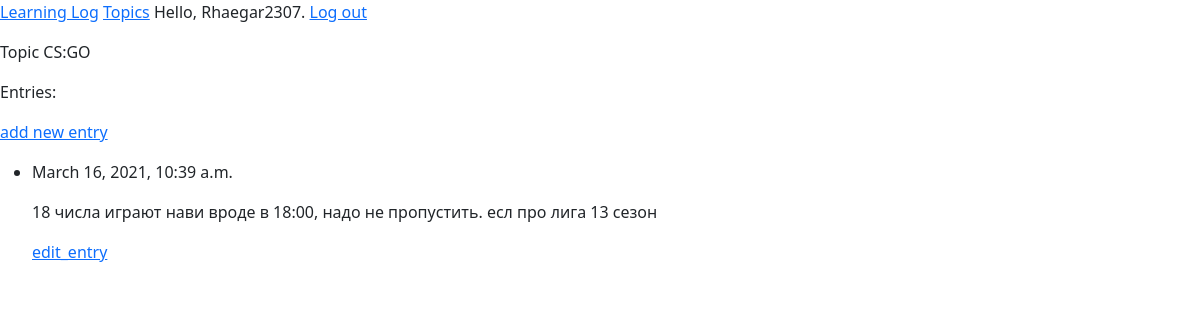
The app's page /topics/5 (signed in) with its own data.
### log_app/models.py (models this page shows, shortened)
class Topic(models.Model):
    text = models.CharField(max_length=200)
    date_added = models.DateTimeField(auto_now_add=True)
    owner = models.ForeignKey(User, on_delete=models.CASCADE)
    def __str__(self):
        return self.text

class Entry(models.Model):
    topic = models.ForeignKey(Topic, on_delete=models.CASCADE)
    text = models.TextField()
    date_added = models.DateTimeField(auto_now_add=True)
    class Meta:
        verbose_name_plural = 'entries'

### log_app/views.py (the view)
# urls.py: path('topics/<int:topic_id>', views.topic, name='topic'),
@login_required
def topic(request, topic_id):
    topic = Topic.objects.get(id=topic_id)
    if topic.owner != request.user:
        raise 404
    entries = topic.entry_set.order_by('-date_added')
    context = {'topic': topic, 'entries':entries}
    return render(request, 'topic.html', context)

### log_app/templates/topic.html
{% extends 'base.html' %}
{% block content %}
 <p>Topic {{topic}}</p>
 <p>Entries:</p>
   <p>
       <a href="{% url 'new_entry' topic.id %}">add new entry</a>
   </p>
 <ul>
     {% for entry in entries %}
     <li>
         <p>{{entry.date_added}}</p>
         <p>{{entry.text}}</p>
            <p>
                <a href="{% url 'edit_entry' entry.id %}">edit_entry</a>
            </p>
     </li>
     {% empty %}
     <li>
         There are no entries for this topic yet
     </li>
     {% endfor %}
 </ul>
{% endblock content %}

### log_app/templates/base.html (shortened to what this page needs)
<p>
<link href="https://cdn.jsdelivr.net/npm/bootstrap@5.0.0-beta2/dist/css/bootstrap.min.css" rel="stylesheet">
<a href='{% url "index" %}'>Learning Log</a>
  <a href='{% url "topics" %}'>Topics</a>
  {% if user.is_authenticated %}
    Hello, {{ user.username }}.
    <a href="{% url 'logout_view' %}"> Log out</a>
  {% else %}
    <a href="{% url 'register' %}">Register</a>
    <a href="{% url 'login' %}">Log in</a>
  {% endif %}
</p>
{% block content %}{% endblock %}

### records on screen
Topic: text "CS:GO"
Entry: date_added "March 16, 2021, 10:39 a.m.", text "18 числа играют нави вроде в 18:00, надо не пропустить. есл про лига 13 сезон"

### other values on screen
{{ user.username }} "Rhaegar2307"
